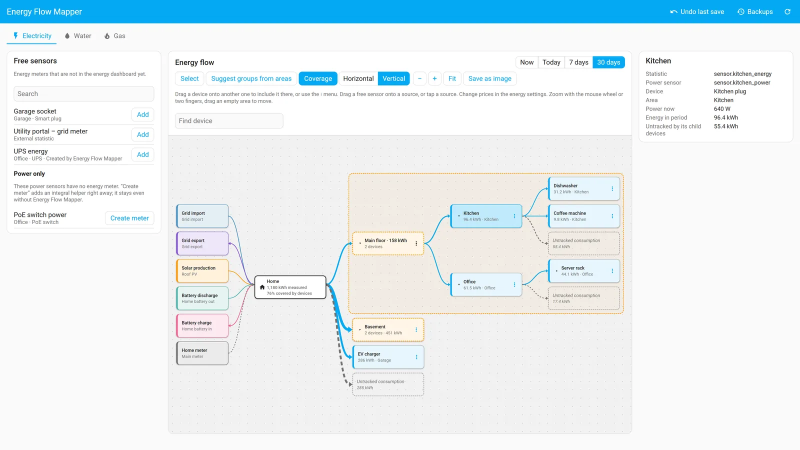
#> input picture assets/img/efm/groups-light.webp, 1600 x 900 px (shown at 1/2 size)
$ python -i prepare_images.py   (imports and definitions only)
#> lines starting #> are read from the running program, lines starting #| are printed output that depends on the picture; after the words box and inside, x2 and y2 are one past the last pixel; in counts of white or black regions, pixels touching at a corner belong together
"""Build the site images from the projects' docs/images folders.

Reads the README images of both projects (read only), writes resized WebP files,
app icons, Open Graph images, the favicon PNGs and the touch icon into assets/img/.
Run it again after the project images change:

    python scripts/prepare_images.py [--efm PATH] [--dc PATH]

Crops and stills are made from the WebP files already in assets/img/. To rebuild
only those, without the project folders:

    python scripts/prepare_images.py --derived

Requires Pillow. The default paths are the sibling project folders on the
maintainer's machine.
"""

from __future__ import annotations

import argparse
from pathlib import Path

from PIL import Image, ImageChops, ImageDraw, ImageFont, ImageSequence

ROOT = Path(__file__).resolve().parent.parent
IMG = ROOT / "assets" / "img"
PROJECTS = ROOT.parent
FONT_DIR = Path("C:/Windows/Fonts")

# Icon boxes inside the 2400x600 banners: (left, top, size).
EFM_ICON = (134, 128, 344)
DC_ICON = (113, 124, 352)

# Crop boxes inside the built 1600 px screenshots: (left, top, right, bottom).
EFM_FLOW = (339, 280, 1261, 862)  # the diagram of the "Energy flow" card, with both groups
DC_CARD_ONE = (26, 26, 523, 543)  # the push-ups card

# Frames that show the action the alt text of each animation describes.
STILLS = (
    ("efm", "periods", (62, 68, 74)),  # 30 days selected
    ("efm", "drag", (31,)),  # the coffee machine on its way to Office, targets lit
    ("efm", "tabs", (18, 24, 29)),  # the water tab
    ("efm", "groups", (138, 144, 150)),  # both groups collapsed, Basement with its sum
    ("dc", "buttons", (25, 27, 32)),  # +5 reached today's goal, with Undo in the message
    ("dc", "input", (26,)),  # the input with 32 typed
    ("dc", "catch-up", (38, 42, 46)),  # Deficit made up
)
DC_START = (0, 9, 47)  # the card before anything is tapped: 15 of 20, like the ring around it


# [60 lines left out: functions webp, animated_webp, crop_webp, still_webp, derived, not called in this run]


def rounded(im: Image.Image, radius: int) -> Image.Image:
    mask = Image.new("L", im.size, 0)
    ImageDraw.Draw(mask).rounded_rectangle((0, 0, im.width - 1, im.height - 1), radius, fill=255)
    out = im.convert("RGBA")
    out.putalpha(mask)
    return out


# [5 lines left out: function icon, not called in this run]


def font(bold: bool, size: int) -> ImageFont.FreeTypeFont:
    name = "segoeuib.ttf" if bold else "segoeui.ttf"
    return ImageFont.truetype(str(FONT_DIR / name), size)


# [24 lines left out: functions og_project, og_home, not called in this run]


def site_icons(logo: Path) -> None:
    """Touch icon and favicon.ico from the 1024 px render of the logo.

    favicon.svg is the logo SVG with rounded corners; Pillow cannot render SVG, so
    the raster sizes come from the PNG export of the same design.
    """
#> called with logo = '../assets/img/efm/groups-light.webp'
    im = Image.open(logo).convert("RGB")
#> im is the input picture: PIL image 1600x900 RGB; mean R, G, B 230.5, 239.8, 243.3
    touch = im.resize((180, 180), Image.Resampling.LANCZOS)  # iOS rounds it itself
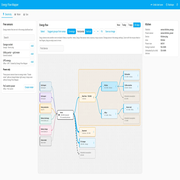
#> touch: PIL image 180x180 RGB; mean R, G, B 230.3, 239.7, 243.2
    touch.save(ROOT / "apple-touch-icon.png", "PNG", optimize=True)
    rounded(im, round(im.width * 0.22)).resize((48, 48), Image.Resampling.LANCZOS).save(
        ROOT / "favicon.ico", sizes=[(16, 16), (32, 32), (48, 48)]
    )
#> in rounded, `mask = Image.new("L", im.size, 0)`: mask: PIL image 1600x900 L; every value is 0
#> in rounded, `ImageDraw.Draw(mask).rounded_rectangle((0, 0, im.width - 1, im.height ..`:
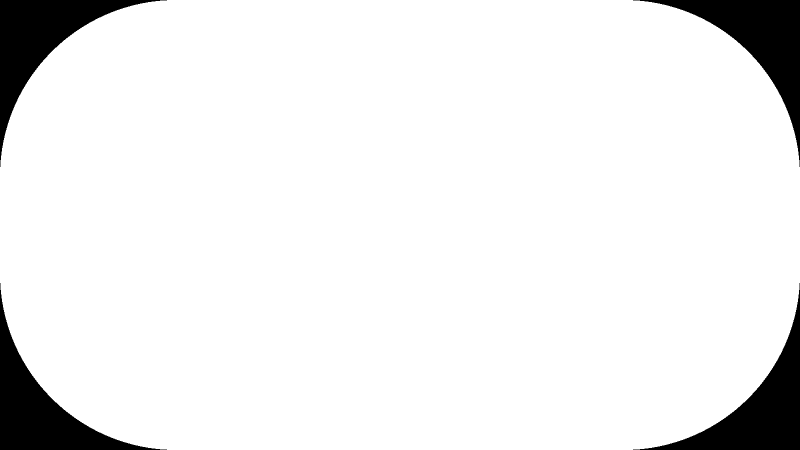
#> mask: PIL image 1600x900 L (shown at 1/2 size); 92.6% white; 4 black regions, box (x1, y1, x2, y2) and area: (0, 0, 334, 334) 26691, (1266, 0, 1600, 334) 26691, (0, 566, 334, 900) 26691, (1266, 566, 1600, 900) 26691
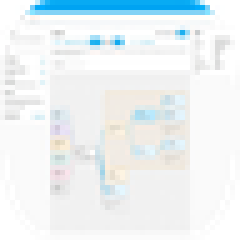
#> saved as favicon.ico: PIL image 48x48 RGBA (shown 5 times larger); mean R, G, B, A 224.3, 232, 234.6, 236.2; transparent parts drawn white
    print("apple-touch-icon.png, favicon.ico")


# [68 lines left out: function main, not called in this run]


# [2 lines not run here, left out]

>>> result = site_icons('../assets/img/efm/groups-light.webp')
